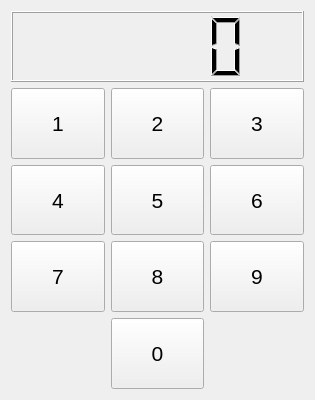
<?xml version="1.0" encoding="UTF-8"?>
<ui version="4.0">
 <class>Widget</class>
 <widget class="QWidget" name="Widget">
  <property name="geometry">
   <rect>
    <x>0</x>
    <y>0</y>
    <width>315</width>
    <height>400</height>
   </rect>
  </property>
  <property name="sizePolicy">
   <sizepolicy hsizetype="Preferred" vsizetype="Preferred">
    <horstretch>0</horstretch>
    <verstretch>0</verstretch>
   </sizepolicy>
  </property>
  <property name="windowTitle">
   <string>Widget</string>
  </property>
  <layout class="QGridLayout" name="gridLayout">
   <item row="2" column="1">
    <widget class="QIntPushButton" name="pushButton_5">
     <property name="sizePolicy">
      <sizepolicy hsizetype="Minimum" vsizetype="Preferred">
       <horstretch>0</horstretch>
       <verstretch>0</verstretch>
      </sizepolicy>
     </property>
     <property name="font">
      <font>
       <family>Arial</family>
       <pointsize>16</pointsize>
      </font>
     </property>
     <property name="text">
      <string>5</string>
     </property>
    </widget>
   </item>
   <item row="1" column="0">
    <widget class="QIntPushButton" name="pushButton_1">
     <property name="sizePolicy">
      <sizepolicy hsizetype="Minimum" vsizetype="Preferred">
       <horstretch>0</horstretch>
       <verstretch>0</verstretch>
      </sizepolicy>
     </property>
     <property name="font">
      <font>
       <family>Arial</family>
       <pointsize>16</pointsize>
      </font>
     </property>
     <property name="text">
      <string>1</string>
     </property>
    </widget>
   </item>
   <item row="3" column="1">
    <widget class="QIntPushButton" name="pushButton_8">
     <property name="sizePolicy">
      <sizepolicy hsizetype="Minimum" vsizetype="Preferred">
       <horstretch>0</horstretch>
       <verstretch>0</verstretch>
      </sizepolicy>
     </property>
     <property name="font">
      <font>
       <family>Arial</family>
       <pointsize>16</pointsize>
      </font>
     </property>
     <property name="text">
      <string>8</string>
     </property>
    </widget>
   </item>
   <item row="3" column="0">
    <widget class="QIntPushButton" name="pushButton_7">
     <property name="sizePolicy">
      <sizepolicy hsizetype="Minimum" vsizetype="Preferred">
       <horstretch>0</horstretch>
       <verstretch>0</verstretch>
      </sizepolicy>
     </property>
     <property name="font">
      <font>
       <family>Arial</family>
       <pointsize>16</pointsize>
      </font>
     </property>
     <property name="text">
      <string>7</string>
     </property>
    </widget>
   </item>
   <item row="2" column="2">
    <widget class="QIntPushButton" name="pushButton_6">
     <property name="sizePolicy">
      <sizepolicy hsizetype="Minimum" vsizetype="Preferred">
       <horstretch>0</horstretch>
       <verstretch>0</verstretch>
      </sizepolicy>
     </property>
     <property name="font">
      <font>
       <family>Arial</family>
       <pointsize>16</pointsize>
      </font>
     </property>
     <property name="text">
      <string>6</string>
     </property>
    </widget>
   </item>
   <item row="3" column="2">
    <widget class="QIntPushButton" name="pushButton_9">
     <property name="sizePolicy">
      <sizepolicy hsizetype="Minimum" vsizetype="Preferred">
       <horstretch>0</horstretch>
       <verstretch>0</verstretch>
      </sizepolicy>
     </property>
     <property name="font">
      <font>
       <family>Arial</family>
       <pointsize>16</pointsize>
      </font>
     </property>
     <property name="text">
      <string>9</string>
     </property>
    </widget>
   </item>
   <item row="1" column="2">
    <widget class="QIntPushButton" name="pushButton_3">
     <property name="sizePolicy">
      <sizepolicy hsizetype="Minimum" vsizetype="Preferred">
       <horstretch>0</horstretch>
       <verstretch>0</verstretch>
      </sizepolicy>
     </property>
     <property name="font">
      <font>
       <family>Arial</family>
       <pointsize>16</pointsize>
      </font>
     </property>
     <property name="text">
      <string>3</string>
     </property>
    </widget>
   </item>
   <item row="2" column="0">
    <widget class="QIntPushButton" name="pushButton_4">
     <property name="sizePolicy">
      <sizepolicy hsizetype="Minimum" vsizetype="Preferred">
       <horstretch>0</horstretch>
       <verstretch>0</verstretch>
      </sizepolicy>
     </property>
     <property name="font">
      <font>
       <family>Arial</family>
       <pointsize>16</pointsize>
      </font>
     </property>
     <property name="text">
      <string>4</string>
     </property>
    </widget>
   </item>
   <item row="1" column="1">
    <widget class="QIntPushButton" name="pushButton_2">
     <property name="sizePolicy">
      <sizepolicy hsizetype="Minimum" vsizetype="Preferred">
       <horstretch>0</horstretch>
       <verstretch>0</verstretch>
      </sizepolicy>
     </property>
     <property name="font">
      <font>
       <family>Arial</family>
       <pointsize>16</pointsize>
      </font>
     </property>
     <property name="text">
      <string>2</string>
     </property>
    </widget>
   </item>
   <item row="4" column="1">
    <widget class="QIntPushButton" name="pushButton_0">
     <property name="sizePolicy">
      <sizepolicy hsizetype="Minimum" vsizetype="Preferred">
       <horstretch>0</horstretch>
       <verstretch>0</verstretch>
      </sizepolicy>
     </property>
     <property name="font">
      <font>
       <family>Arial</family>
       <pointsize>16</pointsize>
      </font>
     </property>
     <property name="text">
      <string>0</string>
     </property>
    </widget>
   </item>
   <item row="0" column="0" colspan="3">
    <widget class="QLCDNumber" name="lcdNumber">
     <property name="font">
      <font>
       <family>Arial</family>
       <pointsize>16</pointsize>
      </font>
     </property>
    </widget>
   </item>
  </layout>
 </widget>
 <customwidgets>
  <customwidget>
   <class>QIntPushButton</class>
   <extends>QPushButton</extends>
   <header>qintpushbutton.h</header>
  </customwidget>
 </customwidgets>
 <resources/>
 <connections/>
</ui>
